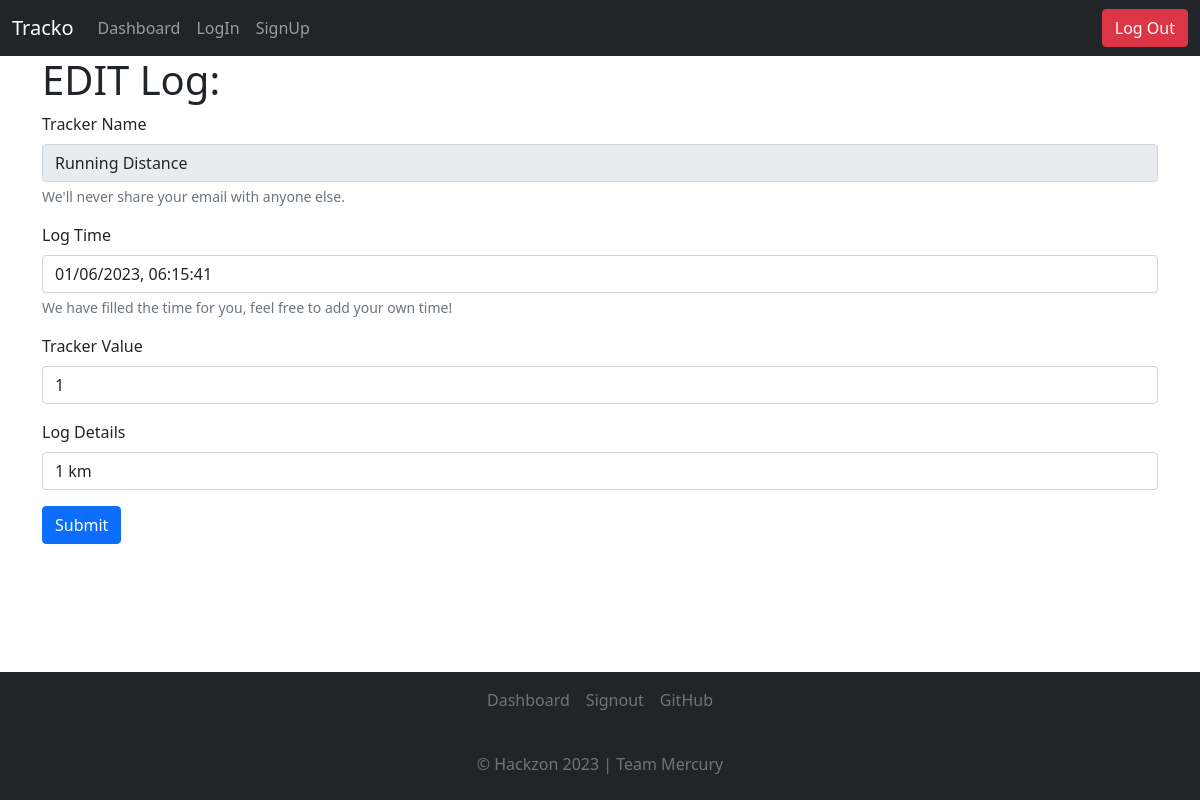
The app's page /dashboard/45/logs/75/edit (signed in) with its own data.
### application/models.py (models this page shows)
class Tracker(db.Model):
    __tablename__ = 'tracker'
    id = db.Column(db.Integer, autoincrement=True, primary_key=True)
    userid = db.Column(db.Integer, db.ForeignKey("user.id"))
    name = db.Column(db.String, nullable=False)
    type = db.Column(db.Integer, nullable = False)
    choices = db.Column(db.String)
    details = db.Column(db.String)
    time = db.Column(db.String, nullable=False)

class Logs(db.Model):
    __tablename__ = 'logs'
    id = db.Column(db.Integer, autoincrement=True, primary_key=True)
    userid = db.Column(db.Integer, db.ForeignKey("user.id"))
    tid = db.Column(db.Integer, db.ForeignKey("tracker.id"))
    value = db.Column(db.String, nullable = False)
    data = db.Column(db.String)
    time = db.Column(db.String, nullable=False)

### controllers/logops.py (the view, shortened to what this page needs)
@app.route("/dashboard/<trackerid>/logs/<logid>/edit", methods=["GET", "POST"])
def edit_logs(trackerid, logid):
    tdet = Tracker.query.filter_by(id=trackerid).first()
    log = Logs.query.filter_by(id=logid, tid=trackerid).first()
    if tdet.type == 1 or tdet.type == 3:
        if request.method == "GET":
            timenow = datetime.now().strftime("%m/%d/%Y, %H:%M:%S")
            return render_template("editlog_type_1_3.html", log=log, timenow=timenow, name=tdet.name)
        elif request.method == "POST":
            log.time = request.form["time"]
            log.value = request.form["tval"]
            log.data = request.form["tdet"]
            db.session.commit()
            return redirect(f"/dashboard/{trackerid}/details")

### main.py (called while the page is built)
@login_manager.user_loader
def load_user(user_id):
  return User.query.get(int(user_id))

### templates/editlog_type_1_3.html (shortened to what this page needs)
<!DOCTYPE html>
<html lang="en">
<head>
    <link href="https://cdn.jsdelivr.net/npm/bootstrap@5.1.3/dist/css/bootstrap.min.css" rel="stylesheet"
>
</head>
<body>
    <nav class="navbar navbar-expand-lg navbar-dark bg-dark">
        <div class="container-fluid">
            <a class="navbar-brand" href="#">Tracko</a>
            <div class="collapse navbar-collapse">
                <ul class="navbar-nav me-auto mb-2 mb-lg-0">
                    <li class="nav-item">
                        <a class="nav-link" aria-current="page" href="/dashboard">Dashboard</a>
                    </li>
                    <li class="nav-item">
                        <a class="nav-link" href="/login">LogIn</a>
                    </li>
                    <li class="nav-item">
                        <a class="nav-link" href="/signup">SignUp</a>
                    </li>
                </ul>
            </div>
            <button type="button" onclick="document.location='/logout'" class="btn btn-danger">Log Out</button>
        </div>
    </nav>
    <div class="container">
        <h1>EDIT Log: {{tname}}</h1>
        <form method="POST">
            <div class="mb-3">
                <label for="tname" class="form-label">Tracker Name</label>
                <input type="text" class="form-control" id="tname" aria-describedby="tnamehelp" name="tname"
                    placeholder="{{ tname }}" value="{{ name }}" disabled>
                <div id="emailHelp" class="form-text">We'll never share your email with anyone else.</div>
            </div>
            <div class="mb-3">
                <label for="time" class="form-label">Log Time</label>
                <input type="text" class="form-control" id="time" aria-describedby="tnamehelp" name="time"
                    placeholder="{{ timenow }}" value="{{ timenow }}">
                <div id="emailHelp" class="form-text">We have filled the time for you, feel free to add your own time!
                </div>
            </div>
            <div class="mb-3">
                <label for="tval" class="form-label">Tracker Value</label>
                <input type="number" class="form-control" id="tval" aria-describedby="tvalhelp" name="tval"
                    placeholder="Add the Logging Value Here" value="{{log.value}}" required>
            </div>
            <div class="mb-3">
                <label for="tdet" class="form-label">Log Details</label>
                <input type="text" class="form-control" id="tdet" aria-describedby="tdethelp" name="tdet"
                    placeholder="Add any more details about the current Log if needed" value="{{log.data}}">
            </div>
            <button type="submit" class="btn btn-primary">Submit</button>
        </form>
        <br>
    </div>
    <br>
    <div class="navbar fixed-bottom bg-dark d-flex flex-column">
        <footer class="py- my-0" style="bottom: 0; width: 100%;">
            <ul class="nav d-flex justify-content-center pb-3 mb-3 align-items-center justify-content-center ">
                <li class="nav-item"></li><a href="/dashboard" class="nav-link px-2 text-muted">Dashboard</a></li>
                <li class="nav-item"><a href="/signout" class="nav-link px-2 text-muted">Signout</a></li>
                <li class="nav-item"><a href="https://github.com/AshwinHebbar314/Tracko"
                        class="nav-link px-2 text-muted">GitHub</a></li>
            </ul>
            <p class="text-center text-muted">&copy; Hackzon 2023 | Team Mercury</p>
        </footer>
    </div>
</body>
</html>

### records on screen
Tracker: tname "Running Distance"
Logs: tval "1", tdet "1 km"
